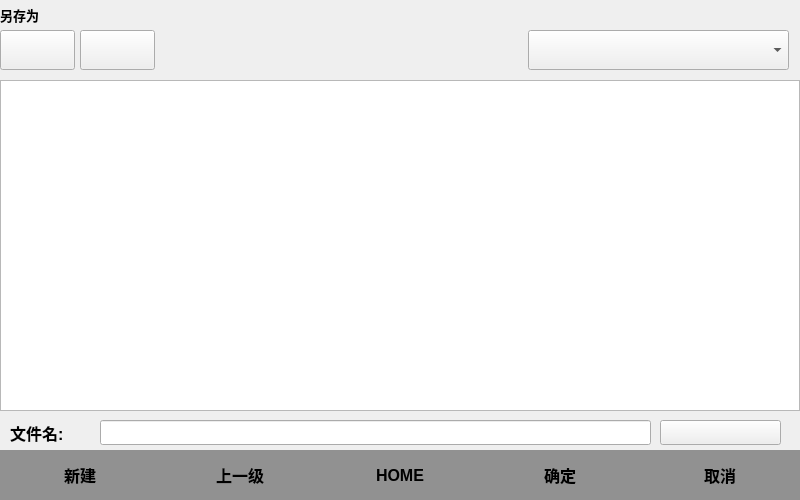
<?xml version="1.0" encoding="UTF-8"?>
<ui version="4.0">
 <class>robResouceManage</class>
 <widget class="QWidget" name="robResouceManage">
  <property name="geometry">
   <rect>
    <x>0</x>
    <y>0</y>
    <width>800</width>
    <height>500</height>
   </rect>
  </property>
  <property name="windowTitle">
   <string>Form</string>
  </property>
  <widget class="QTableWidget" name="tableWidget">
   <property name="geometry">
    <rect>
     <x>0</x>
     <y>80</y>
     <width>800</width>
     <height>331</height>
    </rect>
   </property>
   <property name="font">
    <font>
     <pointsize>12</pointsize>
     <weight>75</weight>
     <bold>true</bold>
    </font>
   </property>
   <attribute name="horizontalHeaderVisible">
    <bool>false</bool>
   </attribute>
   <attribute name="horizontalHeaderDefaultSectionSize">
    <number>260</number>
   </attribute>
   <attribute name="verticalHeaderVisible">
    <bool>false</bool>
   </attribute>
   <column>
    <property name="text">
     <string>名称</string>
    </property>
    <property name="font">
     <font>
      <pointsize>12</pointsize>
      <weight>75</weight>
      <bold>true</bold>
     </font>
    </property>
   </column>
   <column>
    <property name="text">
     <string>类型</string>
    </property>
    <property name="font">
     <font>
      <pointsize>12</pointsize>
      <weight>75</weight>
      <bold>true</bold>
     </font>
    </property>
   </column>
  </widget>
  <widget class="QPushButton" name="btn_showHeader">
   <property name="geometry">
    <rect>
     <x>80</x>
     <y>30</y>
     <width>75</width>
     <height>40</height>
    </rect>
   </property>
   <property name="text">
    <string/>
   </property>
  </widget>
  <widget class="QWidget" name="widget_btn" native="true">
   <property name="geometry">
    <rect>
     <x>0</x>
     <y>450</y>
     <width>800</width>
     <height>50</height>
    </rect>
   </property>
   <property name="styleSheet">
    <string notr="true">background-color: rgba(145, 145, 145);</string>
   </property>
   <widget class="QPushButton" name="btn_cancel">
    <property name="geometry">
     <rect>
      <x>640</x>
      <y>0</y>
      <width>160</width>
      <height>50</height>
     </rect>
    </property>
    <property name="font">
     <font>
      <pointsize>12</pointsize>
      <weight>75</weight>
      <bold>true</bold>
     </font>
    </property>
    <property name="text">
     <string>取消</string>
    </property>
    <property name="flat">
     <bool>true</bool>
    </property>
   </widget>
   <widget class="QPushButton" name="btn_home">
    <property name="geometry">
     <rect>
      <x>320</x>
      <y>0</y>
      <width>160</width>
      <height>50</height>
     </rect>
    </property>
    <property name="font">
     <font>
      <pointsize>12</pointsize>
      <weight>75</weight>
      <bold>true</bold>
     </font>
    </property>
    <property name="text">
     <string>HOME</string>
    </property>
    <property name="flat">
     <bool>true</bool>
    </property>
   </widget>
   <widget class="QPushButton" name="btn_up">
    <property name="geometry">
     <rect>
      <x>160</x>
      <y>0</y>
      <width>160</width>
      <height>50</height>
     </rect>
    </property>
    <property name="font">
     <font>
      <pointsize>12</pointsize>
      <weight>75</weight>
      <bold>true</bold>
     </font>
    </property>
    <property name="text">
     <string>上一级</string>
    </property>
    <property name="flat">
     <bool>true</bool>
    </property>
   </widget>
   <widget class="QPushButton" name="btn_new">
    <property name="geometry">
     <rect>
      <x>0</x>
      <y>0</y>
      <width>160</width>
      <height>50</height>
     </rect>
    </property>
    <property name="font">
     <font>
      <pointsize>12</pointsize>
      <weight>75</weight>
      <bold>true</bold>
     </font>
    </property>
    <property name="text">
     <string>新建</string>
    </property>
    <property name="flat">
     <bool>true</bool>
    </property>
   </widget>
   <widget class="QPushButton" name="btn_ok">
    <property name="geometry">
     <rect>
      <x>480</x>
      <y>0</y>
      <width>160</width>
      <height>50</height>
     </rect>
    </property>
    <property name="font">
     <font>
      <pointsize>12</pointsize>
      <weight>75</weight>
      <bold>true</bold>
     </font>
    </property>
    <property name="text">
     <string>确定</string>
    </property>
    <property name="flat">
     <bool>true</bool>
    </property>
   </widget>
  </widget>
  <widget class="QLabel" name="label_Pos">
   <property name="geometry">
    <rect>
     <x>0</x>
     <y>5</y>
     <width>50</width>
     <height>20</height>
    </rect>
   </property>
   <property name="font">
    <font>
     <pointsize>10</pointsize>
     <weight>75</weight>
     <bold>true</bold>
    </font>
   </property>
   <property name="text">
    <string>另存为</string>
   </property>
  </widget>
  <widget class="QLabel" name="label_filename">
   <property name="geometry">
    <rect>
     <x>10</x>
     <y>420</y>
     <width>80</width>
     <height>25</height>
    </rect>
   </property>
   <property name="font">
    <font>
     <pointsize>12</pointsize>
     <weight>75</weight>
     <bold>true</bold>
    </font>
   </property>
   <property name="text">
    <string>文件名:</string>
   </property>
  </widget>
  <widget class="QLineEdit" name="lineEdit_filename">
   <property name="geometry">
    <rect>
     <x>100</x>
     <y>420</y>
     <width>551</width>
     <height>25</height>
    </rect>
   </property>
   <property name="font">
    <font>
     <pointsize>12</pointsize>
     <weight>75</weight>
     <bold>true</bold>
    </font>
   </property>
   <property name="text">
    <string/>
   </property>
  </widget>
  <widget class="QPushButton" name="btn_OpenKey">
   <property name="geometry">
    <rect>
     <x>660</x>
     <y>420</y>
     <width>121</width>
     <height>25</height>
    </rect>
   </property>
   <property name="text">
    <string/>
   </property>
  </widget>
  <widget class="QComboBox" name="comboBox">
   <property name="geometry">
    <rect>
     <x>528</x>
     <y>30</y>
     <width>261</width>
     <height>40</height>
    </rect>
   </property>
   <property name="font">
    <font>
     <pointsize>12</pointsize>
     <weight>75</weight>
     <bold>true</bold>
    </font>
   </property>
  </widget>
  <widget class="QPushButton" name="btn_hideHeader">
   <property name="geometry">
    <rect>
     <x>0</x>
     <y>30</y>
     <width>75</width>
     <height>40</height>
    </rect>
   </property>
   <property name="text">
    <string/>
   </property>
  </widget>
  <widget class="QLabel" name="label_Path">
   <property name="geometry">
    <rect>
     <x>50</x>
     <y>5</y>
     <width>750</width>
     <height>20</height>
    </rect>
   </property>
   <property name="font">
    <font>
     <pointsize>10</pointsize>
     <weight>75</weight>
     <bold>true</bold>
    </font>
   </property>
   <property name="text">
    <string/>
   </property>
  </widget>
 </widget>
 <resources/>
 <connections/>
</ui>
